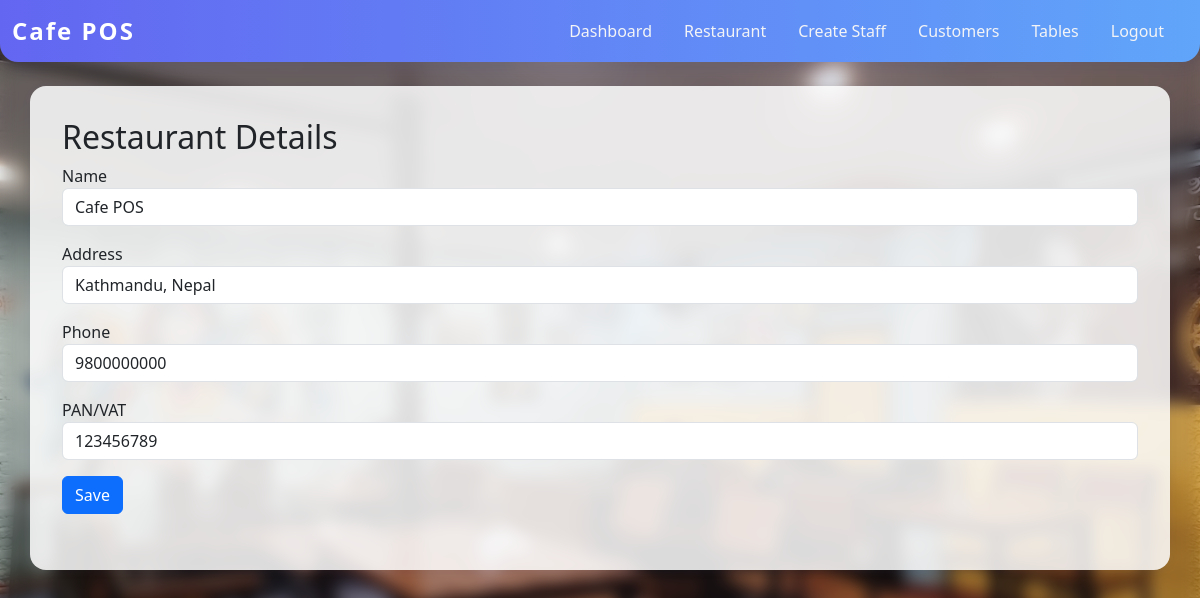
The page /public/restaurant.php (signed in) on the database its author committed.
### tables this page shows
CREATE TABLE restaurant_details (
    id INT AUTO_INCREMENT PRIMARY KEY,
    name VARCHAR(100) NOT NULL,
    address VARCHAR(255) NOT NULL,
    phone VARCHAR(30) NOT NULL,
    pan_vat VARCHAR(30)
);

### public/restaurant.php (the view, shortened to what this page needs)
<?php
require_once __DIR__ . '/../config.php';
$rest = $pdo->query("SELECT * FROM restaurant_details LIMIT 1")->fetch();
?>
<!DOCTYPE html>
<html>
<head>
  <link href="https://cdn.jsdelivr.net/npm/bootstrap@5.3.0/dist/css/bootstrap.min.css" rel="stylesheet">
  <link href="/possystem/public/style.css" rel="stylesheet">
</head>
<body>
<nav class="navbar navbar-expand-lg mb-4">
  <div class="container-fluid">
    <a class="navbar-brand" href="/possystem/public/dashboard.php">Cafe POS</a>
    <div class="collapse navbar-collapse" id="navbarNav">
      <ul class="navbar-nav ms-auto">
        <li class="nav-item"><a class="nav-link" href="/possystem/public/dashboard.php">Dashboard</a></li>
        <li class="nav-item"><a class="nav-link active" href="/possystem/public/restaurant.php">Restaurant</a></li>
        <li class="nav-item"><a class="nav-link" href="/possystem/admin/createstaff.php">Create Staff</a></li>
        <li class="nav-item"><a class="nav-link" href="/possystem/admin/customers.php">Customers</a></li>
        <li class="nav-item"><a class="nav-link" href="/possystem/public/tables.php">Tables</a></li>
        <li class="nav-item"><a class="nav-link" href="/possystem/public/logout.php">Logout</a></li>
      </ul>
    </div>
  </div>
</nav>
<div class='container mt-4'>
  <h2>Restaurant Details</h2>
  <form method="post" class="mb-4">
    <div class="mb-3">
      <label>Name</label>
      <input type="text" name="name" class="form-control" value="<?php echo htmlspecialchars($rest['name'] ?? ''); ?>" required>
    </div>
    <div class="mb-3">
      <label>Address</label>
      <input type="text" name="address" class="form-control" value="<?php echo htmlspecialchars($rest['address'] ?? ''); ?>" required>
    </div>
    <div class="mb-3">
      <label>Phone</label>
      <input type="text" name="phone" class="form-control" value="<?php echo htmlspecialchars($rest['phone'] ?? ''); ?>" required>
    </div>
    <div class="mb-3">
      <label>PAN/VAT</label>
      <input type="text" name="pan_vat" class="form-control" value="<?php echo htmlspecialchars($rest['pan_vat'] ?? ''); ?>">
    </div>
    <button type="submit" class="btn btn-primary">Save</button>
  </form>
</div>
</body>
</html>

### public/style.css (style rules this page uses)
body { position: relative; background: linear-gradient(135deg, #f8fafc 0%, #e0e7ff 100%), url('/possystem/img/unnamed.jpg'); background-size: cover; background-repeat: no-repeat; background-position: center center; background-blend-mode: multiply; min-height: 100vh; }
body::before { content: ""; position: fixed; top: 0; left: 0; right: 0; bottom: 0; z-index: -1; background: linear-gradient(135deg, #f8fafc 0%, #e0e7ff 100%), url('/possystem/img/unnamed.jpg'); background-size: cover; background-repeat: no-repeat; background-position: center center; background-blend-mode: multiply; filter: blur(8px) brightness(0.9); }
.navbar { background: linear-gradient(90deg, #6366f1 0%, #60a5fa 100%); box-shadow: 0 4px 16px rgba(60,60,120,0.15); border-radius: 0 0 18px 18px; }
.navbar-brand { font-weight: bold; font-size: 1.5rem; color: #fff !important; letter-spacing: 2px; }
.navbar-nav .nav-link { color: #f3f4f6 !important; font-weight: 500; margin-right: 1rem; border-radius: 8px; transition: background 0.2s; }
.container { background: rgba(255,255,255,0.85); border-radius: 16px; box-shadow: 0 2px 8px rgba(60,60,120,0.08); padding: 2rem; margin-top: 2rem; }

### rows shown on the page
restaurant_details: name "Cafe POS", address "Kathmandu, Nepal", phone "9800000000", pan_vat "123456789"
